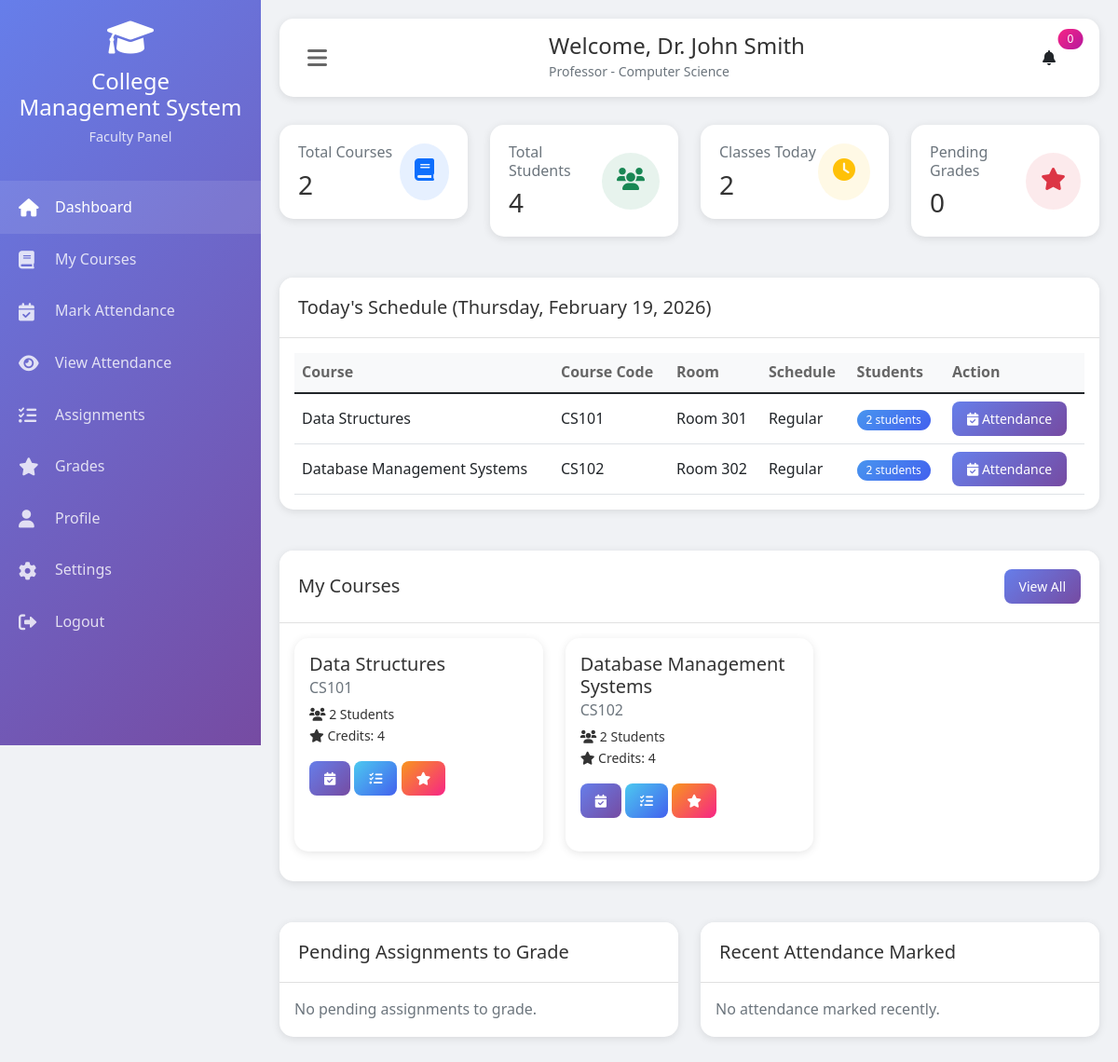
The app's page /dashboard.php (signed in) with its own data.
### tables this page shows
CREATE TABLE faculty (
    id INT PRIMARY KEY AUTO_INCREMENT,
    user_id INT UNIQUE,
    faculty_id VARCHAR(20) UNIQUE NOT NULL,
    designation VARCHAR(100),
    qualification VARCHAR(200),
    joining_date DATE,
    specialization VARCHAR(200),
    experience_years INT,
    department VARCHAR(100),
    office_hours TEXT,
    FOREIGN KEY (user_id) REFERENCES users(id) ON DELETE CASCADE
);

CREATE TABLE course_assignments (
    id INT PRIMARY KEY AUTO_INCREMENT,
    faculty_id INT,
    course_id INT,
    academic_year VARCHAR(20),
    semester VARCHAR(20),
    schedule TEXT,
    room VARCHAR(50),
    FOREIGN KEY (faculty_id) REFERENCES faculty(id),
    FOREIGN KEY (course_id) REFERENCES courses(id)
);

CREATE TABLE courses (
    id INT PRIMARY KEY AUTO_INCREMENT,
    course_code VARCHAR(20) UNIQUE NOT NULL,
    course_name VARCHAR(100) NOT NULL,
    credits INT,
    semester INT,
    department VARCHAR(100),
    description TEXT,
    syllabus TEXT,
    created_at TIMESTAMP DEFAULT CURRENT_TIMESTAMP
);

### functions.php (called while the page is built, shortened)
<?php
function getFacultyByUserId($user_id) {
    global $conn;
    $user_id = intval($user_id);
    $result = $conn->query("SELECT f.*, u.full_name, u.email, u.phone, u.address
                           FROM faculty f
                           JOIN users u ON f.user_id = u.id
                           WHERE f.user_id = $user_id");
    if ($result && $result->num_rows > 0) {
        return $result->fetch_assoc();
    }
    return null;
}
function getFacultyCourses($faculty_id) {
    global $conn;
    $faculty_id = intval($faculty_id);
    $result = $conn->query("SELECT c.*, ca.semester, ca.room, ca.schedule
                           FROM courses c
                           JOIN course_assignments ca ON c.id = ca.course_id
                           WHERE ca.faculty_id = $faculty_id");
    $courses = [];
    if ($result) {
        while ($row = $result->fetch_assoc()) {
            $courses[] = $row;
        }
    }
    return $courses;
}
?>

### dashboard.php (the view, shortened to what this page needs)
<?php
require_once '../config/database.php';
$user_id = $_SESSION['user_id'];
$faculty = getFacultyByUserId($user_id);
$faculty_id = $faculty['id'];
$courses = getFacultyCourses($faculty_id);
$today_schedule = $conn->query("
    SELECT c.*, ca.room, ca.schedule
    FROM course_assignments ca
    JOIN courses c ON ca.course_id = c.id
    WHERE ca.faculty_id = $faculty_id
");
$recent_attendance = $conn->query("
    SELECT a.*, c.course_name, s.student_id, u.full_name as student_name
    FROM attendance a
    JOIN courses c ON a.course_id = c.id
    JOIN students s ON a.student_id = s.id
    JOIN users u ON s.user_id = u.id
    WHERE a.marked_by = $faculty_id
    ORDER BY a.marked_at DESC
    LIMIT 5
");
$pending_assignments = $conn->query("
    SELECT sub.*, a.title as assignment_title, c.course_name, u.full_name as student_name
    FROM submissions sub
    JOIN assignments a ON sub.assignment_id = a.id
    JOIN courses c ON a.course_id = c.id
    JOIN students s ON sub.student_id = s.id
    JOIN users u ON s.user_id = u.id
    WHERE a.created_by = $faculty_id AND sub.status = 'submitted'
    ORDER BY sub.submission_date ASC
    LIMIT 5
");
include '../includes/header.php';
include '../includes/sidebar.php';
?>
<div class="main-content" id="mainContent">
    <div class="top-bar">
        <button class="menu-toggle" onclick="toggleSidebar()">
            <i class="fas fa-bars"></i>
        </button>
        <div>
            <h4 class="mb-0">Welcome, <?php echo htmlspecialchars($_SESSION['full_name'] ?? 'Faculty'); ?></h4>
            <small class="text-muted"><?php echo htmlspecialchars($faculty['designation'] ?? 'Faculty'); ?> - <?php echo htmlspecialchars($faculty['department'] ?? ''); ?></small>
        </div>
        <div class="user-menu">
            <div class="dropdown">
                <button class="btn btn-link text-dark position-relative" data-bs-toggle="dropdown">
                    <i class="fas fa-bell"></i>
                    <span class="position-absolute top-0 start-100 translate-middle badge rounded-pill bg-danger">
                        <?php echo $pending_assignments->num_rows; ?>
                    </span>
                </button>
            </div>
        </div>
    </div>
    <div class="row mb-4">
        <div class="col-md-3">
            <div class="stat-card">
                <div class="d-flex justify-content-between align-items-center">
                    <div>
                        <h6 class="text-muted">Total Courses</h6>
                        <h3 class="mb-0"><?php echo count($courses); ?></h3>
                    </div>
                    <div class="bg-primary bg-opacity-10 p-3 rounded-circle">
                        <i class="fas fa-book text-primary fs-4"></i>
                    </div>
                </div>
            </div>
        </div>
        <div class="col-md-3">
            <div class="stat-card">
                <div class="d-flex justify-content-between align-items-center">
                    <div>
                        <h6 class="text-muted">Total Students</h6>
                        <h3 class="mb-0">
                            <?php
                            $total_students = 0;
                            foreach($courses as $course) {
                                $count = $conn->query("SELECT COUNT(*) as count FROM student_courses WHERE course_id = {$course['id']}")->fetch_assoc()['count'];
                                $total_students += $count;
                            }
                            echo $total_students;
                            ?>
                        </h3>
                    </div>
                    <div class="bg-success bg-opacity-10 p-3 rounded-circle">
                        <i class="fas fa-users text-success fs-4"></i>
                    </div>
                </div>
            </div>
        </div>
        <div class="col-md-3">
            <div class="stat-card">
                <div class="d-flex justify-content-between align-items-center">
                    <div>
                        <h6 class="text-muted">Classes Today</h6>
                        <h3 class="mb-0"><?php echo $today_schedule->num_rows; ?></h3>
                    </div>
                    <div class="bg-warning bg-opacity-10 p-3 rounded-circle">
                        <i class="fas fa-clock text-warning fs-4"></i>
                    </div>
                </div>
            </div>
        </div>
        <div class="col-md-3">
            <div class="stat-card">
                <div class="d-flex justify-content-between align-items-center">
                    <div>
                        <h6 class="text-muted">Pending Grades</h6>
                        <h3 class="mb-0"><?php echo $pending_assignments->num_rows; ?></h3>
                    </div>
                    <div class="bg-danger bg-opacity-10 p-3 rounded-circle">
                        <i class="fas fa-star text-danger fs-4"></i>
                    </div>
                </div>
            </div>
        </div>
    </div>
    <div class="row mb-4">
        <div class="col-12">
            <div class="card">
                <div class="card-header">
                    <h5 class="mb-0">Today's Schedule (<?php echo date('l, F j, Y'); ?>)</h5>
                </div>
                <div class="card-body">
                    <?php if($today_schedule && $today_schedule->num_rows > 0): ?>
                    <div class="table-responsive">
                        <table class="table table-hover">
                            <thead>
                                <tr>
                                    <th>Course</th>
                                    <th>Course Code</th>
                                    <th>Room</th>
                                    <th>Schedule</th>
                                    <th>Students</th>
                                    <th>Action</th>
                                </tr>
                            </thead>
                            <tbody>
                                <?php while($class = $today_schedule->fetch_assoc()):
                                    $student_count = $conn->query("SELECT COUNT(*) as count FROM student_courses WHERE course_id = {$class['id']}")->fetch_assoc()['count'];
                                ?>
                                <tr>
                                    <td><?php echo htmlspecialchars($class['course_name']); ?></td>
                                    <td><?php echo htmlspecialchars($class['course_code']); ?></td>
                                    <td><?php echo htmlspecialchars($class['room'] ?? 'TBA'); ?></td>
                                    <td><?php echo htmlspecialchars($class['schedule'] ?? 'Regular'); ?></td>
                                    <td><span class="badge bg-info"><?php echo $student_count; ?> students</span></td>
                                    <td>
                                        <a href="mark_attendance.php?course_id=<?php echo $class['id']; ?>" class="btn btn-sm btn-primary">
                                            <i class="fas fa-calendar-check"></i> Attendance
                                        </a>
                                    </td>
                                </tr>
                                <?php endwhile; ?>
                            </tbody>
                        </table>
                    </div>
                    <?php else: ?>
                    <p class="text-muted mb-0">No classes scheduled for today.</p>
                    <?php endif; ?>
                </div>
            </div>
        </div>
    </div>
    <div class="row mb-4">
        <div class="col-12">
            <div class="card">
                <div class="card-header d-flex justify-content-between align-items-center">
                    <h5 class="mb-0">My Courses</h5>
                    <a href="my_courses.php" class="btn btn-sm btn-primary">View All</a>
                </div>
                <div class="card-body">
                    <div class="row">
                        <?php foreach($courses as $course):
                            $student_count = $conn->query("SELECT COUNT(*) as count FROM student_courses WHERE course_id = {$course['id']}")->fetch_assoc()['count'];
                        ?>
                        <div class="col-md-4 mb-3">
                            <div class="card h-100">
                                <div class="card-body">
                                    <h5 class="card-title"><?php echo htmlspecialchars($course['course_name']); ?></h5>
                                    <h6 class="card-subtitle mb-2 text-muted"><?php echo htmlspecialchars($course['course_code']); ?></h6>
                                    <p class="card-text">
                                        <small class="d-block"><i class="fas fa-users"></i> <?php echo $student_count; ?> Students</small>
                                        <small class="d-block"><i class="fas fa-star"></i> Credits: <?php echo $course['credits']; ?></small>
                                    </p>
                                    <div class="mt-3">
                                        <a href="mark_attendance.php?course_id=<?php echo $course['id']; ?>" class="btn btn-sm btn-primary">
                                            <i class="fas fa-calendar-check"></i>
                                        </a>
                                        <a href="assignments.php?course_id=<?php echo $course['id']; ?>" class="btn btn-sm btn-success">
                                            <i class="fas fa-tasks"></i>
                                        </a>
                                        <a href="grades.php?course_id=<?php echo $course['id']; ?>" class="btn btn-sm btn-warning">
                                            <i class="fas fa-star"></i>
                                        </a>
                                    </div>
                                </div>
                            </div>
                        </div>
                        <?php endforeach; ?>
                    </div>
                </div>
            </div>
        </div>
    </div>
    <div class="row">
        <div class="col-md-6">
            <div class="card">
                <div class="card-header">
                    <h5 class="mb-0">Pending Assignments to Grade</h5>
                </div>
                <div class="card-body">
                    <?php if($pending_assignments && $pending_assignments->num_rows > 0): ?>
                    <div class="list-group">
                        <?php while($pending = $pending_assignments->fetch_assoc()): ?>
                        <div class="list-group-item">
                            <div class="d-flex justify-content-between align-items-center">
                                <div>
                                    <h6 class="mb-1"><?php echo htmlspecialchars($pending['student_name']); ?></h6>
                                    <small class="text-muted">
                                        <?php echo htmlspecialchars($pending['assignment_title']); ?> - <?php echo htmlspecialchars($pending['course_name']); ?>
                                    </small>
                                </div>
                                <div>
                                    <small class="text-warning d-block">
                                        <?php echo timeAgo($pending['submission_date']); ?>
                                    </small>
                                    <a href="grade_submission.php?id=<?php echo $pending['id']; ?>" class="btn btn-sm btn-primary mt-1">
                                        Grade
                                    </a>
                                </div>
                            </div>
                        </div>
                        <?php endwhile; ?>
                    </div>
                    <?php else: ?>
                    <p class="text-muted mb-0">No pending assignments to grade.</p>
                    <?php endif; ?>
                </div>
            </div>
        </div>
        <div class="col-md-6">
            <div class="card">
                <div class="card-header">
                    <h5 class="mb-0">Recent Attendance Marked</h5>
                </div>
                <div class="card-body">
                    <?php if($recent_attendance && $recent_attendance->num_rows > 0): ?>
                    <div class="list-group">
                        <?php while($att = $recent_attendance->fetch_assoc()): ?>
                        <div class="list-group-item">
                            <div class="d-flex justify-content-between align-items-center">
                                <div>
                                    <h6 class="mb-1"><?php echo htmlspecialchars($att['student_name']); ?></h6>
                                    <small class="text-muted">
                                        <?php echo htmlspecialchars($att['course_name']); ?> - <?php echo formatDate($att['date']); ?>
                                    </small>
                                </div>
                                <span class="badge bg-<?php
                                    echo $att['status'] == 'present' ? 'success' :
                                        ($att['status'] == 'late' ? 'warning' : 'danger');
                                ?>">
                                    <?php echo ucfirst($att['status']); ?>
                                </span>
                            </div>
                        </div>
                        <?php endwhile; ?>
                    </div>
                    <?php else: ?>
                    <p class="text-muted mb-0">No attendance marked recently.</p>
                    <?php endif; ?>
                </div>
            </div>
        </div>
    </div>
</div>
<?php include '../includes/footer.php'; ?>

### records on screen
faculty: designation "Professor", department "Computer Science"
course_assignments: course.course_name "Data Structures", course.course_code "CS101", room "Room 301", schedule "Regular", student_count "2", course.credits "4"
course_assignments: course.course_name "Database Management Systems", course.course_code "CS102", room "Room 302", schedule "Regular", course "2", course.credits "4"

### other values on screen
SITE_NAME "College Management System"
$role "Faculty"
$_SESSION['full_name'] "Dr. John Smith"
$pending_assignments->num_rows "0"
count($courses) "2"
$total_students "4"
$today_schedule->num_rows "2"
